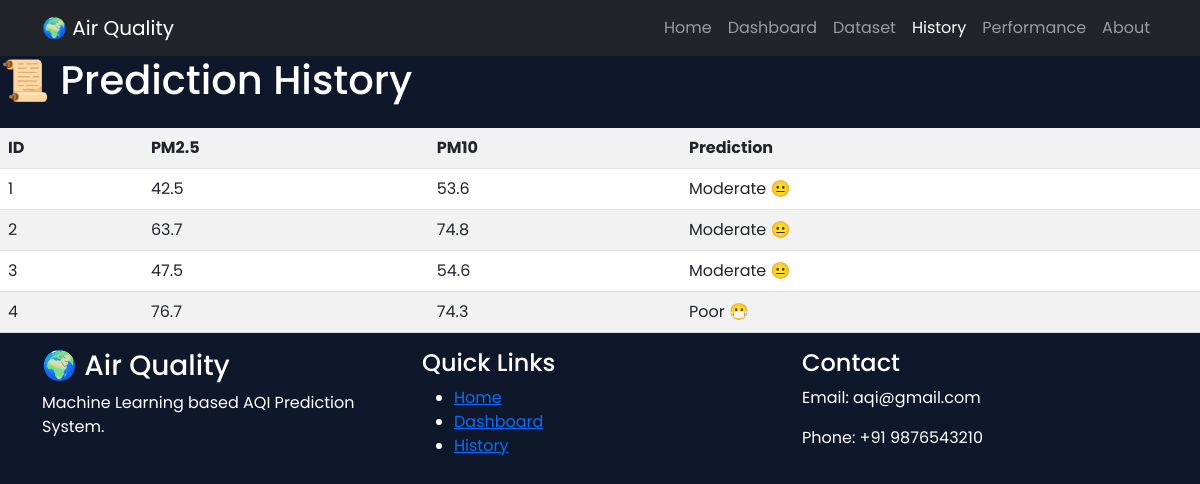
Before: /history with the older database file.
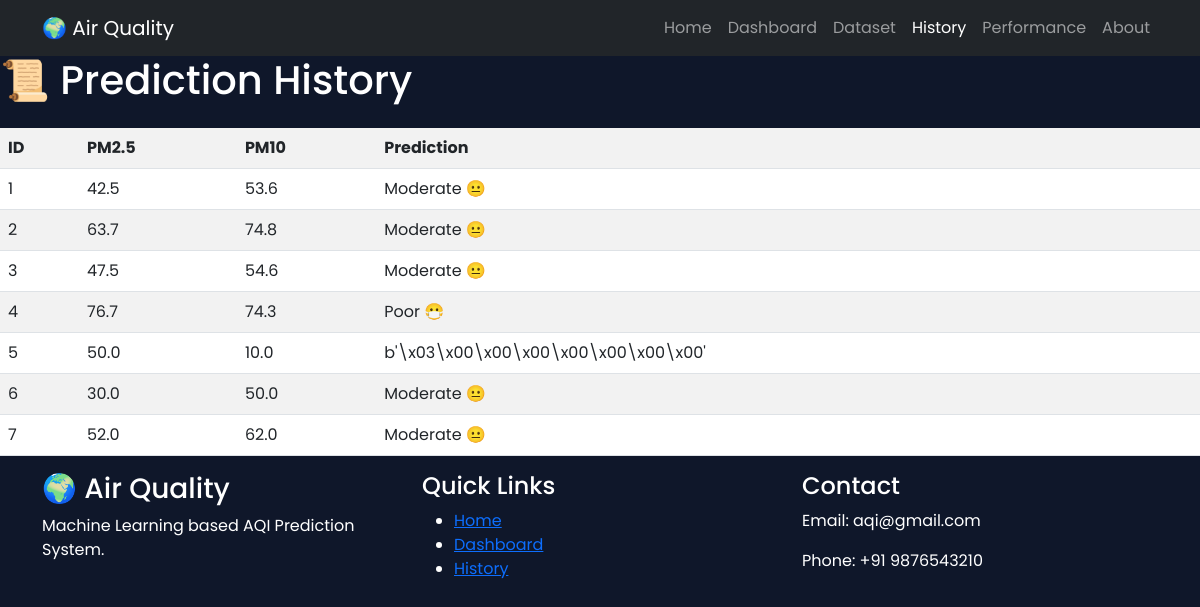
After: the same page with the newer database file.
### tables this page shows
CREATE TABLE predictions (

    id INTEGER PRIMARY KEY AUTOINCREMENT,

    PM25 REAL,
    PM10 REAL,
    NO REAL,
    NO2 REAL,
    NOx REAL,
    NH3 REAL,
    CO REAL,
    SO2 REAL,
    O3 REAL,

    Prediction TEXT
);

### app.py (the view)
@app.route('/history')
def history():
    conn = sqlite3.connect("predictions.db")
    cursor = conn.cursor()
    cursor.execute("SELECT * FROM predictions")
    rows = cursor.fetchall()
    return render_template(
        'history.html',
        rows=rows
    )

### templates/history.html (shortened to what this page needs)
{% extends 'base.html' %}
{% block content %}
<div class="custom-card">
    <h1>📜 Prediction History</h1>
    <table class="table table-striped mt-4">
        <tr>
            <th>ID</th>
            <th>PM2.5</th>
            <th>PM10</th>
            <th>Prediction</th>
        </tr>
        {% for row in rows %}
        <tr>
            <td>{{ row[0] }}</td>
            <td>{{ row[1] }}</td>
            <td>{{ row[2] }}</td>
            <td>{{ row[10] }}</td>
        </tr>
        {% endfor %}
    </table>
</div>
{% endblock %}

### templates/base.html (shortened to what this page needs)
<!DOCTYPE html>
<html lang="en">
<head>
    <link href="https://cdn.jsdelivr.net/npm/bootstrap@5.3.0/dist/css/bootstrap.min.css" rel="stylesheet">
    <link rel="stylesheet" href="{{ url_for('static', filename='style.css') }}">
</head>
<body>
    <nav class="navbar navbar-expand-lg navbar-dark bg-dark">
        <div class="container">
            <a class="navbar-brand" href="/">
                🌍 Air Quality
            </a>
            <div class="collapse navbar-collapse" id="menu">
                <ul class="navbar-nav ms-auto">
                    <li class="nav-item">
                        <a class="nav-link {% if request.path == '/' %}active{% endif %}" href="/">
                            Home
                        </a>
                    </li>
                    <li class="nav-item">
                        <a class="nav-link {% if request.path == '/dashboard' %}active{% endif %}" href="/dashboard">
                            Dashboard
                        </a>
                    </li>
                    <li class="nav-item">
                        <a class="nav-link {% if request.path == '/dataset' %}active{% endif %}" href="/dataset">
                        Dataset
                        </a>
                    </li>
                    <li class="nav-item">
                        <a class="nav-link {% if request.path == '/history' %}active{% endif %}" href="/history">
                            History
                        </a>
                    </li>
                    <li class="nav-item">
                        <a class="nav-link {% if request.path == '/performance' %}active{% endif %}" href="/performance">
                            Performance
                        </a>
                    </li>
                    <li class="nav-item">
                        <a class="nav-link {% if request.path == '/about' %}active{% endif %}" href="/about">
                        About
                        </a>
                    </li>
                </ul>
            </div>
        </div>
    </nav>
    <div class="main-content">
        {% block content %}
        {% endblock %}
    </div>
    <footer class="footer">
        <div class="container">
            <div class="row">
                <div class="col-md-4">
                    <h3>🌍 Air Quality</h3>
                    <p>
                        Machine Learning based AQI Prediction System.
                    </p>
                </div>
                <div class="col-md-4">
                    <h4>Quick Links</h4>
                    <ul>
                        <li><a href="/">Home</a></li>
                        <li><a href="/dashboard">Dashboard</a></li>
                        <li><a href="/history">History</a></li>
                    </ul>
                </div>
                <div class="col-md-4">
                    <h4>Contact</h4>
                    <p>Email: aqi@gmail.com</p>
                    <p>Phone: +91 9876543210</p>
                </div>
            </div>
        </div>
    </footer>
</body>
</html>

### static/style.css (style rules this page uses)
* { margin:0; padding:0; box-sizing:border-box; font-family:'Poppins',sans-serif; }
body { background:#0f172a; color:white; }

Changed rows visible on the page:
added predictions: id "5", PM25 "50.0", PM10 "10.0", Prediction "b'\\x03\\x00\\x00\\x00\\x00\\x00\\x00\\x00'"
added predictions: id "6", PM25 "30.0", PM10 "50.0", Prediction "Moderate 😐"
added predictions: id "7", PM25 "52.0", PM10 "62.0", Prediction "Moderate 😐"
